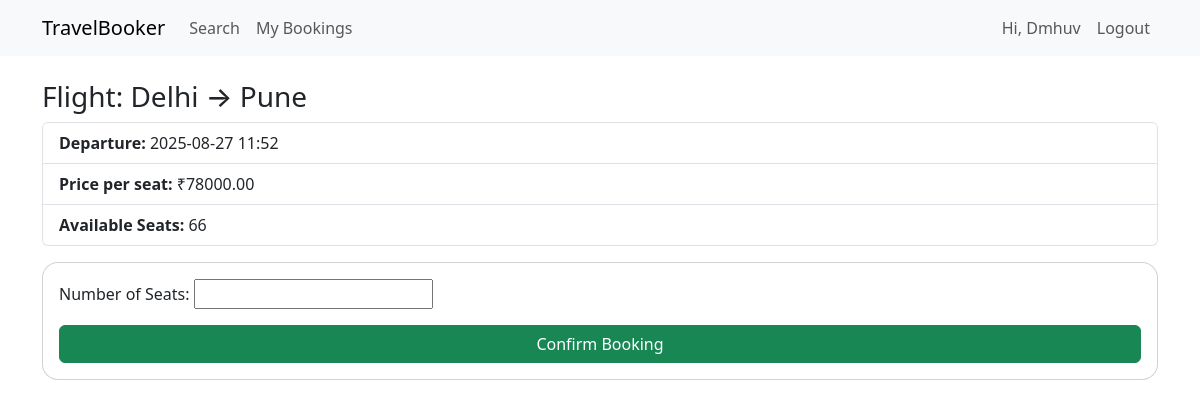
The app's page /travel/1/ (signed in) with its own data.
### booking/models.py (models this page shows, shortened)
class TravelOption(models.Model):
    class TravelType(models.TextChoices):
        FLIGHT = "FLIGHT", "Flight"
        TRAIN  = "TRAIN", "Train"
        BUS    = "BUS",   "Bus"
    travel_id = models.UUIDField(default=uuid.uuid4, editable=False, unique=True)
    type = models.CharField(max_length=10, choices=TravelType.choices)
    source = models.CharField(max_length=100)
    destination = models.CharField(max_length=100)
    departure = models.DateTimeField()
    price = models.DecimalField(max_digits=10, decimal_places=2)
    available_seats = models.PositiveIntegerField()
    class Meta:
        ordering = ["departure"]

### booking/views.py (the view)
# urls.py: path("travel/<int:pk>/", v.travel_detail, name="travel_detail"),
def travel_detail(request, pk:int):
    travel = get_object_or_404(TravelOption, pk=pk)
    form = BookingForm()
    return render(request, "travel/detail.html", {"travel": travel, "form": form})

### booking/forms.py
class BookingForm(forms.Form):
    seats = forms.IntegerField(min_value=1, label="Number of Seats")

### booking/templates/travel/detail.html (shortened to what this page needs)
{% extends 'base.html' %}
{% block content %}
<h3>{{ travel.get_type_display }}: {{ travel.source }} → {{ travel.destination }}</h3>
<ul class="list-group mb-3">
  <li class="list-group-item"><strong>Departure:</strong> {{ travel.departure|date:"Y-m-d H:i" }}</li>
  <li class="list-group-item"><strong>Price per seat:</strong> ₹{{ travel.price }}</li>
  <li class="list-group-item"><strong>Available Seats:</strong> {{ travel.available_seats }}</li>
</ul>
{% if user.is_authenticated %}
<form method="post" action="{% url 'book_now' travel.id %}" class="card card-body">
  {{ form.as_p }}
  <button class="btn btn-success" {% if travel.available_seats == 0 %}disabled{% endif %}>Confirm Booking</button>
</form>
{% else %}
<div class="alert alert-info">Please <a href="{% url 'login' %}">log in</a> to book.</div>
{% endif %}
{% endblock %}

### booking/templates/base.html (shortened to what this page needs)
<!doctype html>
<html lang="en">
 {% load static %}
<head>
  <link href="https://cdn.jsdelivr.net/npm/bootstrap@5.3.3/dist/css/bootstrap.min.css" rel="stylesheet">
  <link href="{% static 'css/style.css' %}" rel="stylesheet">
</head>
<body>
<nav class="navbar navbar-expand-lg bg-body-tertiary">
  <div class="container">
    <a class="navbar-brand" href="{% url 'travel_list' %}">TravelBooker</a>
    <div id="nav" class="collapse navbar-collapse">
      <ul class="navbar-nav me-auto">
        <li class="nav-item"><a class="nav-link" href="{% url 'travel_list' %}">Search</a></li>
        {% if user.is_authenticated %}
        <li class="nav-item"><a class="nav-link" href="{% url 'my_bookings' %}">My Bookings</a></li>
        {% endif %}
      </ul>
      <ul class="navbar-nav">
        {% if user.is_authenticated %}
          <li class="nav-item"><a class="nav-link" href="{% url 'profile' %}">Hi, {{ user.username }}</a></li>
          <li class="nav-item"><a class="nav-link" href="{% url 'logout' %}">Logout</a></li>
        {% else %}
          <li class="nav-item"><a class="nav-link" href="{% url 'login' %}">Login</a></li>
          <li class="nav-item"><a class="nav-link" href="{% url 'register' %}">Register</a></li>
        {% endif %}
      </ul>
    </div>
  </div>
</nav>
<div class="container mt-4">
  {% block content %}{% endblock %}
</div>
</body>
</html>

### static/css/style.css (style rules this page uses)
body { padding-bottom: 40px; }
.card { border-radius: 16px; }

### records on screen
TravelOption: type "Flight", source "Delhi", destination "Pune", departure "2025-08-27 11:52", price "78000.00", available_seats "66"

### other values on screen
{{ user.username }} "Dmhuv"
